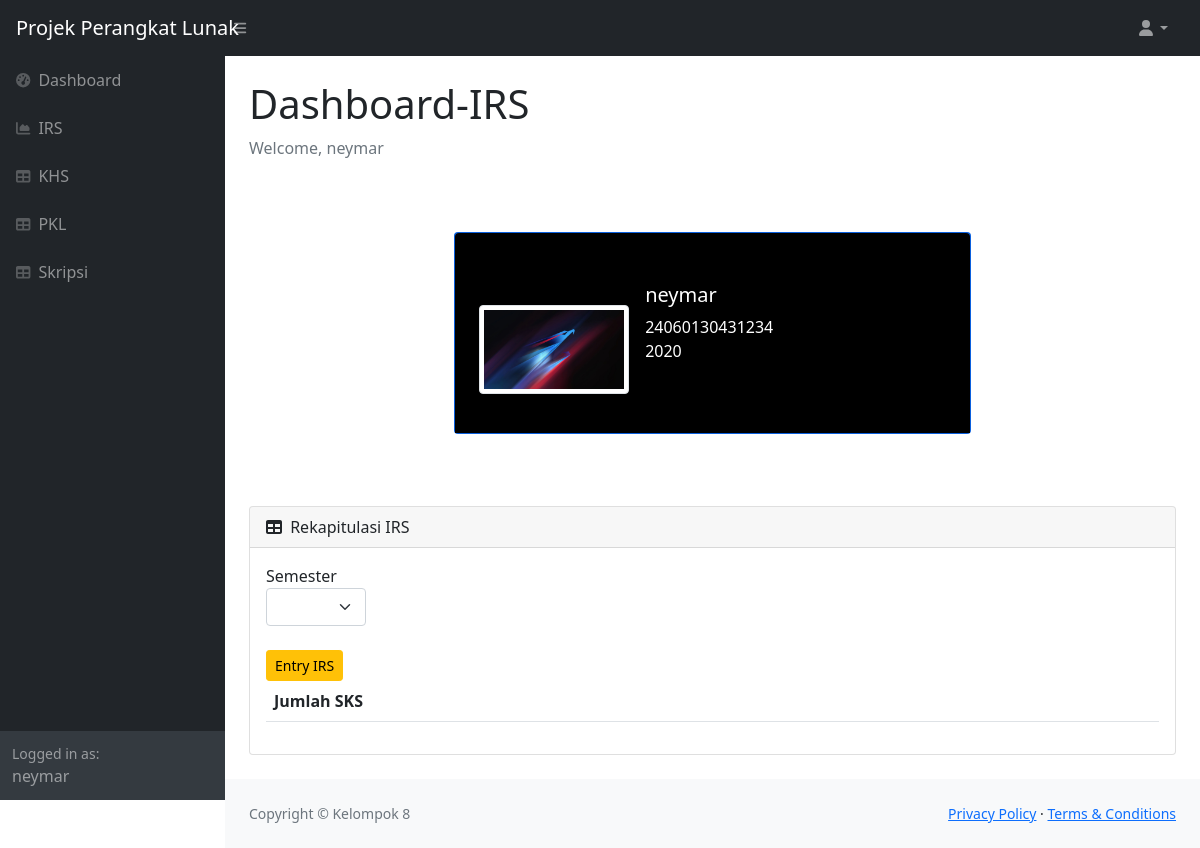
The page /mahasiswa/irs_index.php (signed in) on the database its author committed.
### tables this page shows
CREATE TABLE `mahasiswa` (
  `nim` varchar(14) NOT NULL,
  `nama` char(100) NOT NULL,
  `alamat` varchar(100) DEFAULT NULL,
  `kota` char(50) DEFAULT NULL,
  `provinsi` char(50) DEFAULT NULL,
  `angkatan` int(4) DEFAULT NULL,
  `jalur_masuk` char(30) DEFAULT NULL,
  `email` varchar(30) DEFAULT NULL,
  `no_handphone` varchar(13) DEFAULT NULL,
  `status` char(20) DEFAULT NULL,
  `dosen_wali` char(50) DEFAULT NULL,
  `id_pkl_fk` varchar(6) DEFAULT NULL,
  `id_skripsi_fk` varchar(6) DEFAULT NULL,
  `semester` int(100) NOT NULL,
  `id_provinsi_fk` int(10) DEFAULT NULL,
  `id_kota_fk` int(10) DEFAULT NULL,
  `id_user_fk` int(6) DEFAULT NULL
);

CREATE TABLE `users` (
  `user_id` int(6) NOT NULL,
  `username` varchar(50) NOT NULL,
  `email` varchar(50) NOT NULL,
  `password` varchar(50) NOT NULL,
  `level` varchar(20) NOT NULL
);

### mahasiswa/irs_index.php (the view, shortened to what this page needs)
<!DOCTYPE html>
<html lang="en">
    <head>
        <link href="https://cdn.jsdelivr.net/npm/simple-datatables@latest/dist/style.css" rel="stylesheet" />
        <link href="../css/styles.css" rel="stylesheet" />
    </head>
    <?php
        require_once('../lib/db_login.php');
        $email=$_SESSION['email'];
        $query = "SELECT * FROM users
                    INNER JOIN mahasiswa ON users.email=mahasiswa.email
                    WHERE users.email='$email'";
        $sql_ppl= mysqli_query($db, $query) or die (mysqli_error($db));
        $data = mysqli_fetch_array ($sql_ppl);
     ?>
    <body class="sb-nav-fixed">
        <nav class="sb-topnav navbar navbar-expand navbar-dark bg-dark">
            <a class="navbar-brand ps-3">Projek Perangkat Lunak</a>
            <button class="btn btn-link btn-sm order-1 order-lg-0 me-4 me-lg-0" id="sidebarToggle" href="#!"><i class="fas fa-bars"></i></button>
            <ul class="navbar-nav ms-auto ms-md-0 me-3 me-lg-4">
                <li class="nav-item dropdown">
                    <a class="nav-link dropdown-toggle" id="navbarDropdown" href="#" role="button" data-bs-toggle="dropdown" aria-expanded="false"><i class="fas fa-user fa-fw"></i></a>
                </li>
            </ul>
        </nav>
        <div id="layoutSidenav">
            <div id="layoutSidenav_nav">
                <nav class="sb-sidenav accordion sb-sidenav-dark" id="sidenavAccordion">
                    <div class="sb-sidenav-menu">
                        <div class="nav">
                            <a class="nav-link" href="mahasiswa_home.php">
                                <div class="sb-nav-link-icon"><i class="fas fa-tachometer-alt"></i></div>
                                Dashboard
                            </a>
                            <a class="nav-link" href="irs_index.php">
                                <div class="sb-nav-link-icon"><i class="fas fa-chart-area"></i></div>
                                IRS
                            </a>
                            <a class="nav-link" href="khs_index.php">
                                <div class="sb-nav-link-icon"><i class="fas fa-table"></i></div>
                                KHS
                            </a>
                            <a class="nav-link" href="pkl_mahasiswa.php">
                                <div class="sb-nav-link-icon"><i class="fas fa-table"></i></div>
                                PKL
                            </a>
                            <a class="nav-link" href="skripsi_mahasiswa.php">
                                <div class="sb-nav-link-icon"><i class="fas fa-table"></i></div>
                                Skripsi
                            </a>
                        </div>
                    </div>
                    <div class="sb-sidenav-footer">
                        <div class="small">Logged in as:</div>
                        <?=$data['username']?>
                    </div>
                </nav>
            </div>
            <div id="layoutSidenav_content">
                <main>
                    <div class="container-fluid px-4">
                        <h1 class="mt-4">Dashboard-IRS</h1>
                        <ol class="breadcrumb mb-4">
                            <li class="breadcrumb-item active">Welcome, <?=$data['nama']?></li>
                        </ol>
                        <div class="container py-5 h-100">
                            <div class="row d-flex justify-content-center align-items-center h-100">
                                <div class="col col-lg-9 col-xl-7">
                                    <div class="card bg-primary text-white mb-4">
                                            <div class="rounded-top text-white d-flex flex-row" style="background-color: #000; height:200px;">
                                                <div class="ms-4 mt-5 d-flex flex-column" style="width: 150px;">
                                                    <img src="../assets/img/avatar.jpg"
                                                        alt="Generic placeholder image" class="img-fluid img-thumbnail mt-4 mb-2"
                                                        style="width: 150px; z-index: 1">
                                                </div>
                                                <div class="ms-3" style="margin-top: 50px;">
                                                    <h5><?=$data['nama']?></h5>
                                                    <p><?=$data['nim']?> <br>
                                                        <?=$data['angkatan']?>
                                                    </p>
                                                </div>
                                            </div>
                                        </div>
                                    </div>
                                </div>
                            </div>
                            <div class="card mb-4">
                            <div class="card-header">
                                <i class="fas fa-table me-1"></i>
                                Rekapitulasi IRS
                            </div>
                            <div class="card-body">
                                <label for="semester">Semester</label>
                                <select name="semester" id="semester" class="form-select" onchange="irs_semester(this.options[this.selectedIndex].value, '<?php echo $data['nim']?>')" style="width: 100px;">
                                    <option value="none" ></option>
                                    <option value="1" >1</option>
                                </select>
                                <br>
                                <a class="btn btn-warning btn-sm" href="entry_irs.php">Entry IRS</a>
                            <table class="table table-striped" >
                                    <thead>
                                        <tr>
                                            <th>Jumlah SKS</th>
                                        </tr>
                                    </thead>
                                </table>
                            </div>
                        </div>
                    </div>
                </main>
                <footer class="py-4 bg-light mt-auto">
                    <div class="container-fluid px-4">
                        <div class="d-flex align-items-center justify-content-between small">
                            <div class="text-muted">Copyright &copy; Kelompok 8</div>
                            <div>
                                <a href="#">Privacy Policy</a>
                                &middot;
                                <a href="#">Terms &amp; Conditions</a>
                            </div>
                        </div>
                    </div>
                </footer>
            </div>
        </div>
    </body>
</html>

### rows shown on the page
mahasiswa: id_user_fk.username "neymar", nama "neymar", nim "24060130431234", angkatan "2020"
